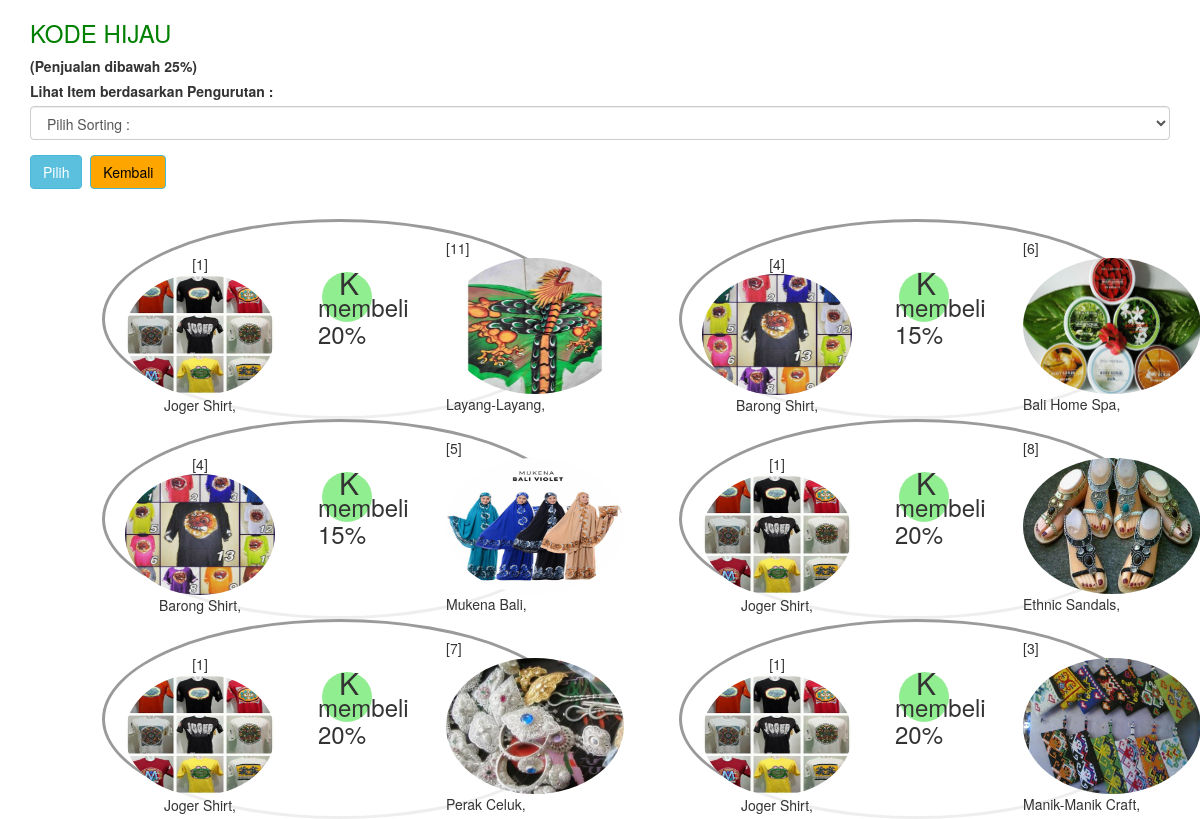
/VISUALISASI_HASIL_APRIORI/seleksi_itemhijau.php (signed in), run on the app's committed database.
### tables this page shows
CREATE TABLE `itemc2` (
  `id_itemc2` int(5) NOT NULL,
  `id_toko` int(5) NOT NULL,
  `kditem1` varchar(5) NOT NULL,
  `kditem2` varchar(5) NOT NULL,
  `support_count` int(5) NOT NULL,
  `persen_support` double NOT NULL,
  `lift_ratio` double NOT NULL
);

CREATE TABLE `item` (
  `id_item` int(5) NOT NULL,
  `kditem` varchar(5) NOT NULL,
  `id_toko` int(5) NOT NULL,
  `merk` varchar(25) NOT NULL,
  `jenis` varchar(50) NOT NULL,
  `gambar_item` varchar(100) NOT NULL,
  `harga` double NOT NULL,
  `deskripsi` text NOT NULL,
  `stok` int(4) NOT NULL,
  `views` int(9) NOT NULL
);

### public_html/VISUALISASI_HASIL_APRIORI/seleksi_itemhijau.php (the view, shortened to what this page needs)
<!DOCTYPE html>
<html>
<head>
	<link rel="stylesheet" href="../css/style_visualisasi.css">
    <link rel="stylesheet" href="../css/bootstrap2.min.css">
</head>
<body>
<?php
include "../header_session/login_inner.php";
?>
	<?php
	$strRule=mysqli_query($conn,"SELECT * FROM rule WHERE id_toko='$idtoko' AND kdrule='R2'");
        $dataRule=mysqli_fetch_array($strRule,MYSQLI_ASSOC);
        $nRule=$dataRule['minsupport']; echo'
        <div class="container">
        <form method="post"><div class="form-group"><div class="form-group">
        <label for="sel1"><h3 style="color: green;">KODE HIJAU</h3> (Penjualan dibawah 25%)</label><br>
        <label for="sel1">Lihat Item berdasarkan Pengurutan :</label>';
            echo'
            <select class="form-control" name="kolom" required>
                <option value="" >Pilih Sorting :</option>
                <option value="persen_support">Top 5 Penjualan Teratas</option>
                <option value="support_count">Top 5 Penjualan Terendah</option>
                <option value="">Seleksi dengan kondisi</option>
         </select>
        </div>
        <div class="form-group">
       <table>
    <tr>
    <td><div class="form-group">
        <input type="submit" class="btn btn-info" value="Pilih"></form></div></td><td>&nbsp;&nbsp;</td>
    <td><div class="form-group">
        <form action="pola_2item.php" method="post">
        <input type="submit" name="reset" class="btn btn-info" value="Kembali" style="background:orange;color:black;"></form></div></td>
    </tr>
    </table>
    </div>
    </div>
</form>
</div>';
        if (isset($_POST['kolom'])) {
            $result=trim($_POST['kolom']);
            if ($_POST['kolom']=="persen_support") {
                $result=mysqli_query($conn,"SELECT * FROM itemc2 WHERE id_toko='$idtoko' AND persen_support >='$nRule'ORDER BY persen_support DESC LIMIT 5");
                echo "Data Diurutkan berdasarkan <h3><i>Top 5 penjualan tertinggi</i></h3>";
                ?>
                <form method="post" action=""><button type="submit" name="reset">Hapus Filter</button></form><?php
            }
            else if ($_POST['kolom']=="support_count") {
                $result=mysqli_query($conn,"SELECT * FROM itemc2 WHERE id_toko='$idtoko' AND persen_support >='$nRule' ORDER BY persen_support ASC LIMIT 5");
                echo "Data Diurutkan berdasarkan <h3><i>Top 5 penjualan terendah</i></h3>";
                ?>
                <form method="post" action=""><button type="submit" name="reset">Hapus Filter</button></form><?php
            } else{
                header("location:seleksi_itemhijau_kondisi.php");
            }
        }
    else {
        $result=mysqli_query($conn,"SELECT * FROM itemc2 WHERE id_toko='$idtoko' AND persen_support >='$nRule'ORDER BY persen_support");
        }
		while($rowC2 = mysqli_fetch_array($result,MYSQLI_ASSOC))
		{
            $C2kditem1=$rowC2['kditem1']; $C2kditem2=$rowC2['kditem2'];
			$kditem=$C2kditem1;
			$query_T=mysqli_query($conn,"SELECT * FROM transaksi WHERE id_toko='$idtoko' AND kditem='$kditem' ");
			$num_T=mysqli_num_rows($query_T);
			$support_count=$rowC2['support_count'];
			$Confidence=$support_count/$num_T*100; $persensupport = substr($Confidence,0,5)."%";
			if ($persensupport <= 25 ) {
				$MerkItem1=mysqli_query($conn,"SELECT * FROM item WHERE id_toko='$idtoko' AND kditem='$C2kditem1'");
			$DataMerkItem1=mysqli_fetch_array($MerkItem1,MYSQLI_ASSOC);?> <div id="circle_2kiri"><div class="circle_2itemkiri"><?php echo "[".$DataMerkItem1['kditem']."]"."<br><img src='../gambar/produk/".$DataMerkItem1['gambar_item']."'><br>".$DataMerkItem1['merk'].",";?></div><div class="circle_hijau"><H2>K</H2><?php echo "<h3>membeli $persensupport</h3>";?></div><?php
				$MerkItem2=mysqli_query($conn,"SELECT * FROM item WHERE id_toko='$idtoko' AND kditem='$C2kditem2' ");
			$DataMerkItem2=mysqli_fetch_array($MerkItem2,MYSQLI_ASSOC);?> <div class="circle_2itemkanan"><?php echo "[".$DataMerkItem2['kditem']."]"."<br><img src='../gambar/produk/".$DataMerkItem2['gambar_item']."'><br>".$DataMerkItem2['merk'].",";
				?></div></div>
			<?php }
				?>
				<?php
	}?>
	</body>
</html>

### public_html/css/style_visualisasi.css (style rules this page uses)
#circle_2kiri { border-radius: 50%; border-style: inset; width: 475px; height: 200px; float: left; margin-left: 102px; }
.circle_2itemkiri { ; margin-left: 20px; margin-top:32px; float: left; text-align: center; }
.circle_2itemkiri img { border-radius: 50%; width: 150px; height: 121px; display: inline-block; }
.circle_2itemkanan { margin-left: 341px; margin-top: -177px; float: left; display: inline-block; }
.circle_2itemkanan img { border-radius: 50%; width: 178px; height: 136px; display: inline-block; }
.circle_hijau { background: lightgreen; border-radius: 50%; width: 50px; height: 50px; margin-left: 47px; margin-top: 50px; float: left; display: inline-block; }
.circle_hijau h2 { margin-top: -6px; margin-left: 17px; }
.circle_hijau h3 { margin-top: -15px; margin-left: -4px; display: inline-block; }

### data on the page
itemc2: item.kditem "1", item.gambar_item (picture), item.merk "Joger Shirt", support_count "20%", item.kditem "11", item.merk "Layang-Layang"
itemc2: item.kditem "4", item.gambar_item (picture), item.merk "Barong Shirt", support_count "15%", item.kditem "6", item.merk "Bali Home Spa"
itemc2: item.kditem "4", item.gambar_item (picture), item.merk "Barong Shirt", support_count "15%", item.kditem "5", item.merk "Mukena Bali"
itemc2: item.kditem "1", item.gambar_item (picture), item.merk "Joger Shirt", support_count "20%", item.kditem "8", item.merk "Ethnic Sandals"
itemc2: item.kditem "1", item.gambar_item (picture), item.merk "Joger Shirt", support_count "20%", item.kditem "7", item.merk "Perak Celuk"
itemc2: item.kditem "1", item.gambar_item (picture), item.merk "Joger Shirt", support_count "20%", item.kditem "3", item.merk "Manik-Manik Craft"
